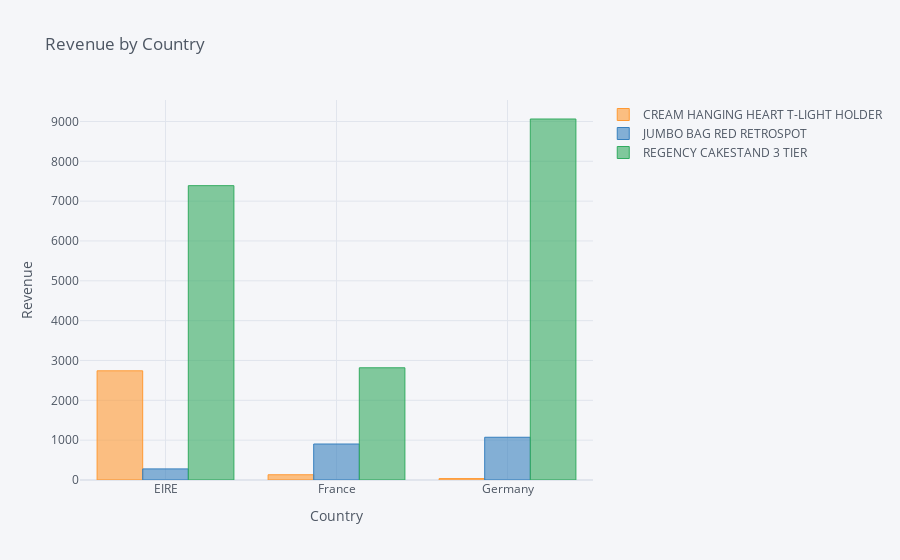

The notebook cell saved with this chart:
### Code cell
# ingresos por pais

prod_lst=['JUMBO BAG RED RETROSPOT', 
          'CREAM HANGING HEART T-LIGHT HOLDER',
          'REGENCY CAKESTAND 3 TIER']

country_lst=['EIRE', 'Germany', 'France']

data=data.loc[data.Description.isin(prod_lst)]
data=data.loc[data.Country.isin(country_lst)]



data=data.pivot_table(values='Revenue', 
                      columns='Description',
                      index='Country', 
                      aggfunc='sum')

data.reset_index(inplace=True)


data.iplot(kind='bar', 
           x='Country', 
           title='Revenue by Country',
           xTitle='Country', 
           yTitle='Revenue')

### Figure 1 — Plotly figure (JSON) as saved in the notebook; plotly's stock layout.template omitted (floating-point values rounded to 4 significant figures)
{"data": [{"marker": {"color": "rgba(255, 153, 51, 0.6)", "line": {"color": "rgba(255, 153, 51, 1.0)", "width": 1}}, "name": "CREAM HANGING HEART T-LIGHT HOLDER", "orientation": "v", "text": "", "type": "bar", "x": ["EIRE", "France", "Germany"], "y": [2741.0, 131.8, 35.4]}, {"marker": {"color": "rgba(55, 128, 191, 0.6)", "line": {"color": "rgba(55, 128, 191, 1.0)", "width": 1}}, "name": "JUMBO BAG RED RETROSPOT", "orientation": "v", "text": "", "type": "bar", "x": ["EIRE", "France", "Germany"], "y": [278.7, 903.4, 1073.0]}, {"marker": {"color": "rgba(50, 171, 96, 0.6)", "line": {"color": "rgba(50, 171, 96, 1.0)", "width": 1}}, "name": "REGENCY CAKESTAND 3 TIER", "orientation": "v", "text": "", "type": "bar", "x": ["EIRE", "France", "Germany"], "y": [7389.0, 2817.0, 9062.0]}], "layout": {"legend": {"bgcolor": "#F5F6F9", "font": {"color": "#4D5663"}}, "paper_bgcolor": "#F5F6F9", "plot_bgcolor": "#F5F6F9", "title": {"font": {"color": "#4D5663"}, "text": "Revenue by Country"}, "xaxis": {"gridcolor": "#E1E5ED", "showgrid": true, "tickfont": {"color": "#4D5663"}, "title": {"font": {"color": "#4D5663"}, "text": "Country"}, "zerolinecolor": "#E1E5ED"}, "yaxis": {"gridcolor": "#E1E5ED", "showgrid": true, "tickfont": {"color": "#4D5663"}, "title": {"font": {"color": "#4D5663"}, "text": "Revenue"}, "zerolinecolor": "#E1E5ED"}}}
